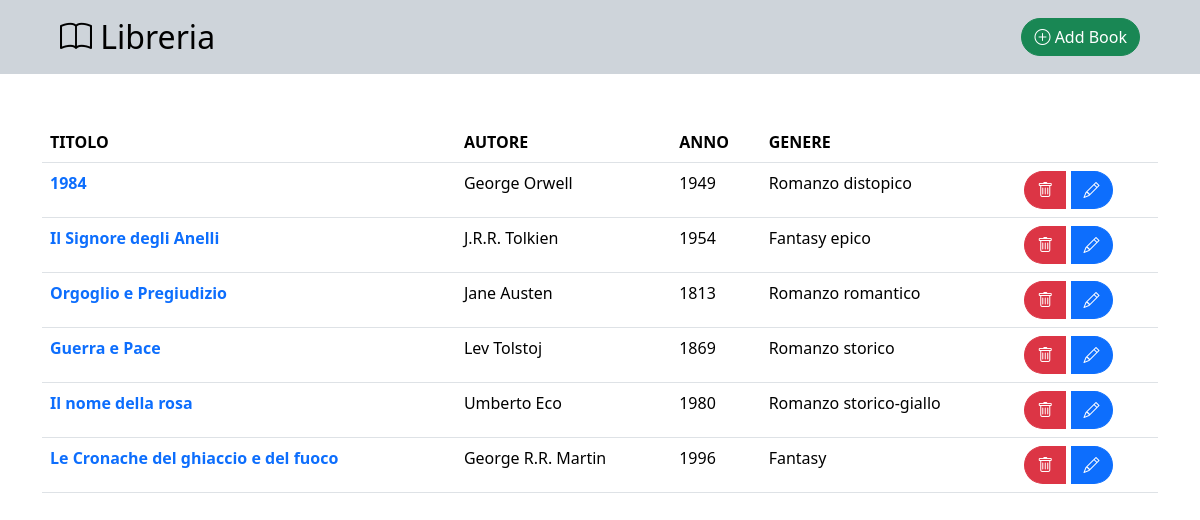
The page / on the database its author committed.
### tables this page shows
CREATE TABLE `libri` (
  `id` int(10) NOT NULL,
  `titolo` varchar(100) NOT NULL,
  `autore` varchar(100) NOT NULL,
  `anno_pubblicazione` int(4) NOT NULL,
  `genere` varchar(100) NOT NULL
);

### index.php (the view, shortened to what this page needs)
<?php
$host = 'localhost';
$db   = 'gestione_libreria';
$user = 'root';
$pass = '';
$dsn = "mysql:host=$host;dbname=$db";
$options = [
    PDO::ATTR_ERRMODE            => PDO::ERRMODE_EXCEPTION,
    PDO::ATTR_DEFAULT_FETCH_MODE => PDO::FETCH_ASSOC,
    PDO::ATTR_EMULATE_PREPARES   => false,
];
$pdo = new PDO($dsn, $user, $pass, $options);
$stmt = $pdo->query('SELECT * FROM libri');
?>
<!doctype html>
<html lang="en">
<head>
    <link rel="stylesheet" href="https://cdn.jsdelivr.net/npm/bootstrap-icons@1.11.3/font/bootstrap-icons.min.css">
    <link href="https://cdn.jsdelivr.net/npm/bootstrap@5.3.3/dist/css/bootstrap.min.css" rel="stylesheet">
</head>
<body>
    <nav class="navbar bg-dark-subtle mb-5">
        <div class="container-fluid">
            <a href="http://localhost/Corso%20Epicode-Ifoa%20Back%20End/U4-W2-D1-project/" class="navbar-brand fs-2  ms-5"> <i class="bi bi-book"></i> Libreria</a>
            <a href="http://localhost/Corso%20Epicode-Ifoa%20Back%20End/U4-W2-D1-project/add.php" class="btn btn-success me-5  rounded-pill"> <i class="bi bi-plus-circle"></i> Add Book</a>
        </div>
    </nav>
    <div class="container">
        <table class="table">
            <thead>
                <tr>
                    <th scope="col">TITOLO</th>
                    <th scope="col">AUTORE</th>
                    <th scope="col">ANNO</th>
                    <th scope="col">GENERE</th>
                    <th></th>
                </tr>
            </thead>
            <tbody>
                <?php foreach ($stmt as $book) {
                    echo
                    "<tr>
                      <th class='text-primary'>$book[titolo]</th>
                      <td>$book[autore]</td>
                      <td>$book[anno_pubblicazione]</td>
                      <td>$book[genere]</td>
                      <td>
                        <a href='delete.php?id=$book[id]' class='btn btn-danger rounded-start-pill'><i class='bi bi-trash'></i></a></div>
                        <a href='http://localhost/Corso%20Epicode-Ifoa%20Back%20End/U4-W2-D1-project/modify.php?id=$book[id]' class='btn btn-primary rounded-end-pill'><i class='bi bi-pencil'></i></a></div>
                      </td>
                     </tr>";
                } ?>
</body>
</html>

### rows shown on the page
libri: titolo "1984", autore "George Orwell", anno_pubblicazione "1949", genere "Romanzo distopico"
libri: titolo "Il Signore degli Anelli", autore "J.R.R. Tolkien", anno_pubblicazione "1954", genere "Fantasy epico"
libri: titolo "Orgoglio e Pregiudizio", autore "Jane Austen", anno_pubblicazione "1813", genere "Romanzo romantico"
libri: titolo "Guerra e Pace", autore "Lev Tolstoj", anno_pubblicazione "1869", genere "Romanzo storico"
libri: titolo "Il nome della rosa", autore "Umberto Eco", anno_pubblicazione "1980", genere "Romanzo storico-giallo"
libri: titolo "Le Cronache del ghiaccio e del fuoco", autore "George R.R. Martin", anno_pubblicazione "1996", genere "Fantasy"
